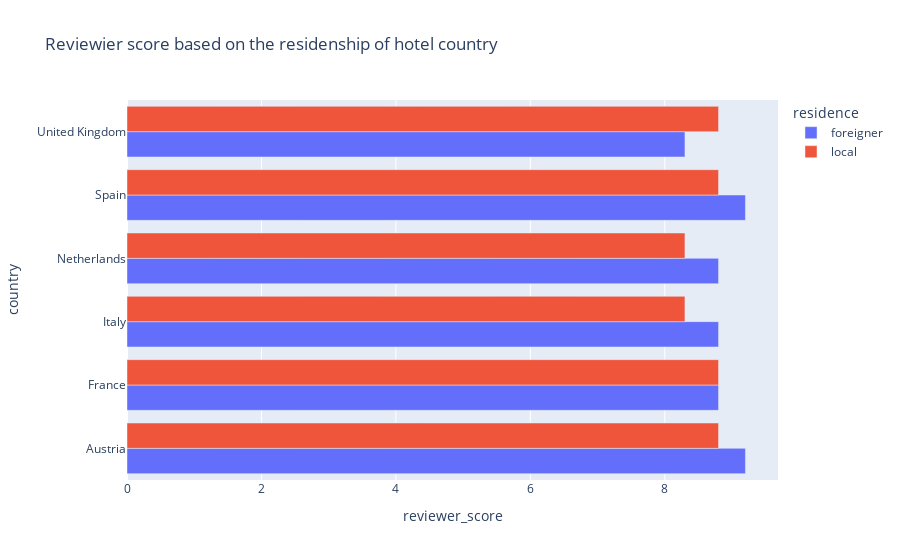

Write notebook code for a chart like this one.
### Code cell
# Сгруппируем данные по странам и проверим есть ли отличия в оценках местных посетителей и иностранцев.
# Group the data by country and check if there are any differences in the reviewer's score from local visitors and foreigners.

data_citizen = df_train.groupby(['country', 'residence'], as_index=False)['reviewer_score'].median()

fig = px.bar(
    data_citizen,
    x='reviewer_score',
    y='country',
    color='residence',
    barmode='group',
    width=900,
    title='Reviewier score based on the residenship of hotel country')
fig.show()

### Figure 1 — Plotly figure (JSON) as saved in the notebook; plotly's stock layout.template omitted (floating-point values rounded to 4 significant figures)
{"data": [{"alignmentgroup": "True", "hovertemplate": "residence=foreigner<br>reviewer_score=%{x}<br>country=%{y}<extra></extra>", "legendgroup": "foreigner", "marker": {"color": "#636efa", "pattern": {"shape": ""}}, "name": "foreigner", "offsetgroup": "foreigner", "orientation": "h", "showlegend": true, "textposition": "auto", "type": "bar", "x": [9.2, 8.8, 8.8, 8.8, 9.2, 8.3], "xaxis": "x", "y": ["Austria", "France", "Italy", "Netherlands", "Spain", "United Kingdom"], "yaxis": "y"}, {"alignmentgroup": "True", "hovertemplate": "residence=local<br>reviewer_score=%{x}<br>country=%{y}<extra></extra>", "legendgroup": "local", "marker": {"color": "#EF553B", "pattern": {"shape": ""}}, "name": "local", "offsetgroup": "local", "orientation": "h", "showlegend": true, "textposition": "auto", "type": "bar", "x": [8.8, 8.8, 8.3, 8.3, 8.8, 8.8], "xaxis": "x", "y": ["Austria", "France", "Italy", "Netherlands", "Spain", "United Kingdom"], "yaxis": "y"}], "layout": {"barmode": "group", "legend": {"title": {"text": "residence"}, "tracegroupgap": 0}, "title": {"text": "Reviewier score based on the residenship of hotel country"}, "width": 900, "xaxis": {"anchor": "y", "domain": [0, 1], "title": {"text": "reviewer_score"}}, "yaxis": {"anchor": "x", "domain": [0, 1], "title": {"text": "country"}}}}
